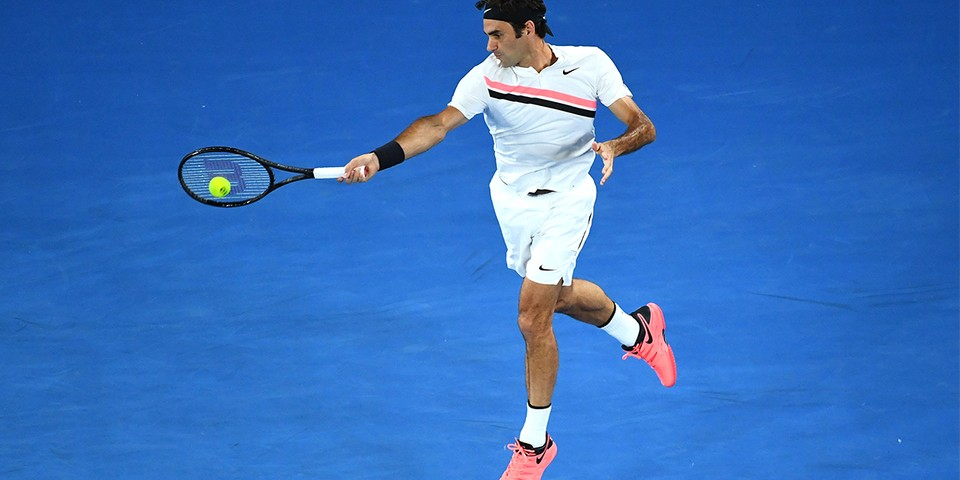
#> input picture img/rog.jpg, 960 x 480 px
$ python eg2.py   (older library calls are emulated)
#> lines starting #> are read from the running program, lines starting #| are printed output that depends on the picture
#!/usr/bin/python

# Standard imports
import cv2
import numpy as np

# Read image
im = cv2.imread("img/rog.jpg", cv2.IMREAD_GRAYSCALE)
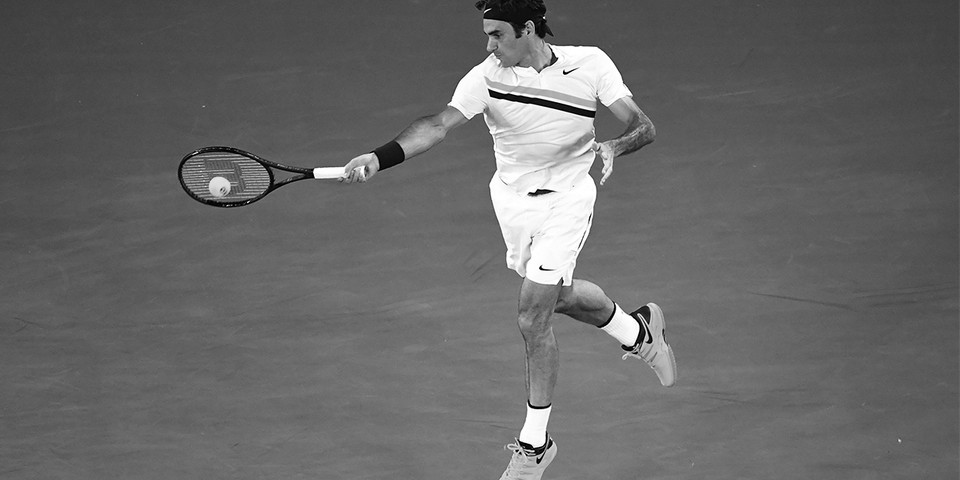
#> im: shape (480, 960); min 0, max 255, mean 103.2

# Setup SimpleBlobDetector parameters.
params = cv2.SimpleBlobDetector_Params()

# Change thresholds
params.minThreshold = 10
params.maxThreshold = 200

# Filter by Area.
params.filterByArea = True
params.minArea = 10
params.filterByColor= 1
params.blobColor = 255

# Filter by Circularity
params.filterByCircularity = True
params.minCircularity = 0.1

# Filter by Convexity
params.filterByConvexity = True
params.minConvexity = 0.87

# Filter by Inertia
params.filterByInertia = True
params.minInertiaRatio = 0.01

# Create a detector with the parameters
ver = (cv2.__version__).split('.')
if int(ver[0]) < 3:
    detector = cv2.SimpleBlobDetector(params)
else:
    detector = cv2.SimpleBlobDetector_create(params)

# Detect blobs.
keypoints = detector.detect(im)
#> keypoints = 1 keypoints; (x, y, size): (220, 183, 65.1)

# Draw detected blobs as red circles.
# cv2.DRAW_MATCHES_FLAGS_DRAW_RICH_KEYPOINTS ensures
# the size of the circle corresponds to the size of blob
print(keypoints)
#> (printed output is left out)

img = cv2.drawKeypoints(im, keypoints, np.array([]), (0, 0, 255),
                                      cv2.DRAW_MATCHES_FLAGS_DRAW_RICH_KEYPOINTS)

# Show blobs
sobelX = cv2.Sobel(img, cv2.CV_64F, 1, 0)
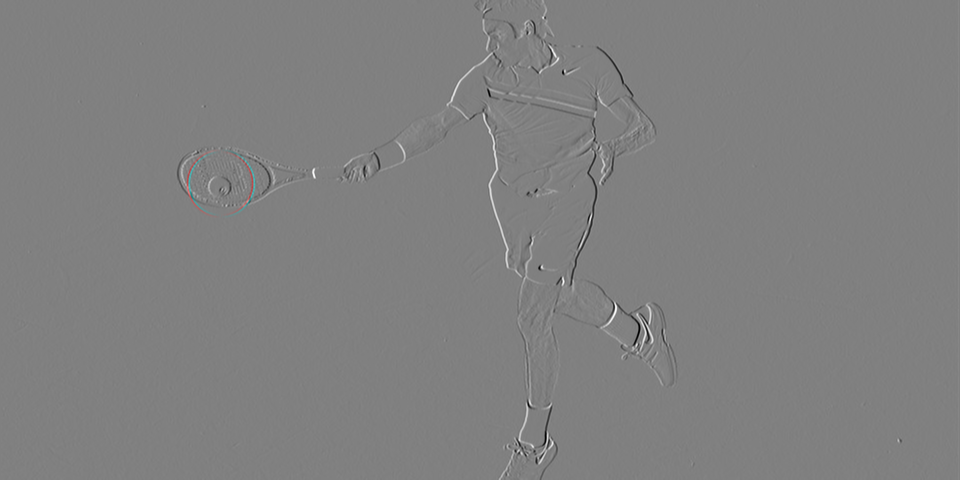
#> sobelX: shape (480, 960, 3) float64; mean of channels 0, 1, 2 0, 0, 0; drawn with min black and max white
sobelY = cv2.Sobel(img, cv2.CV_64F, 0, 1)

sobelX = np.uint8(np.absolute(sobelX))
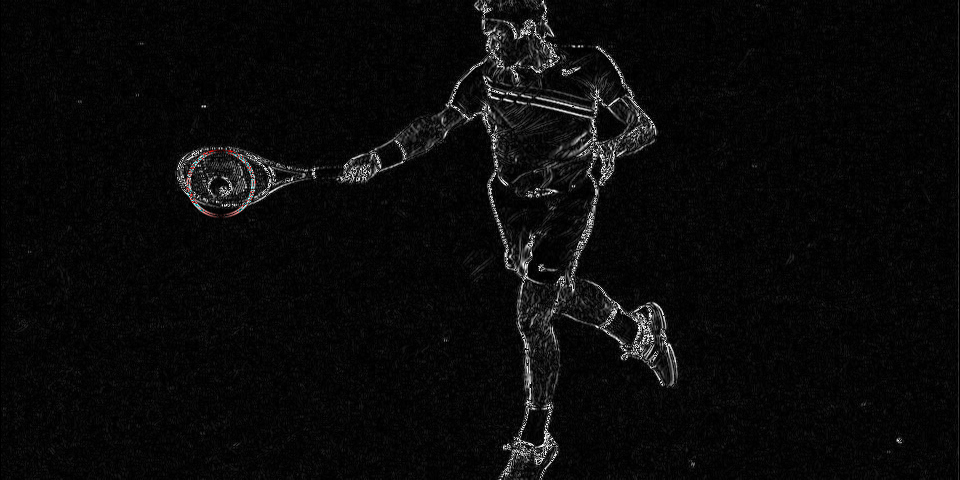
#> sobelX: shape (480, 960, 3); mean of channels 0, 1, 2 10, 10, 10; drawn as B, G, R
sobelY = np.uint8(np.absolute(sobelY))
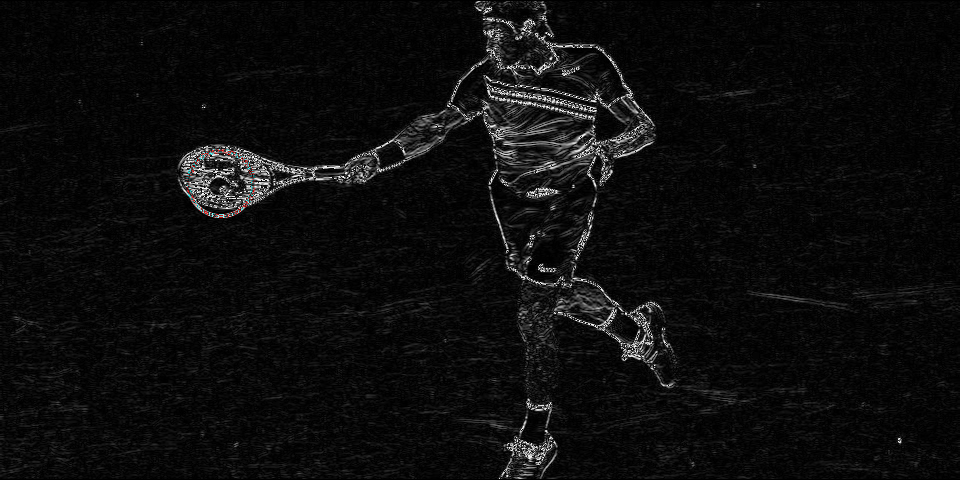
#> sobelY: shape (480, 960, 3); mean of channels 0, 1, 2 12.9, 12.9, 12.9; drawn as B, G, R

sobelCombined = cv2.bitwise_or(sobelX, sobelY)
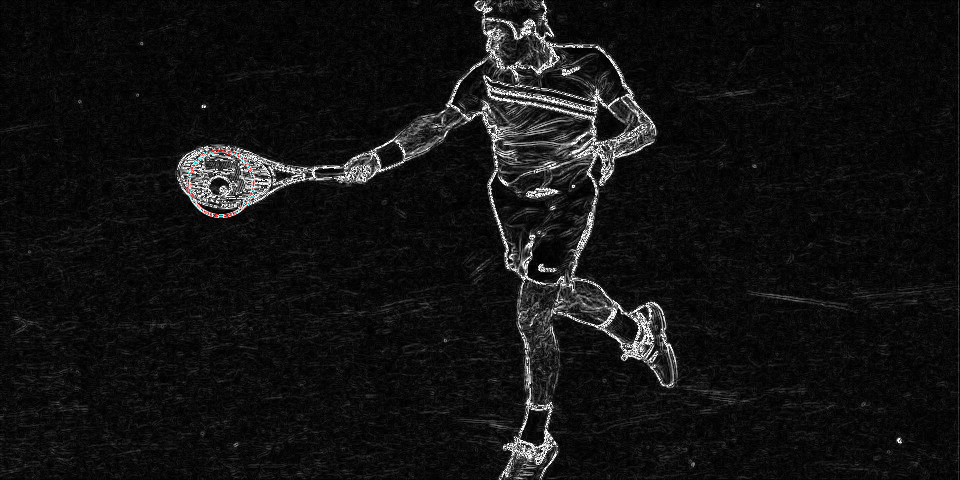
#> sobelCombined: shape (480, 960, 3); mean of channels 0, 1, 2 18.7, 18.7, 18.8; drawn as B, G, R
cv2.imshow("Keypoints", img)
cv2.waitKey(0)

$ run again, with img/ausopen.jpg copied over img/rog.jpg
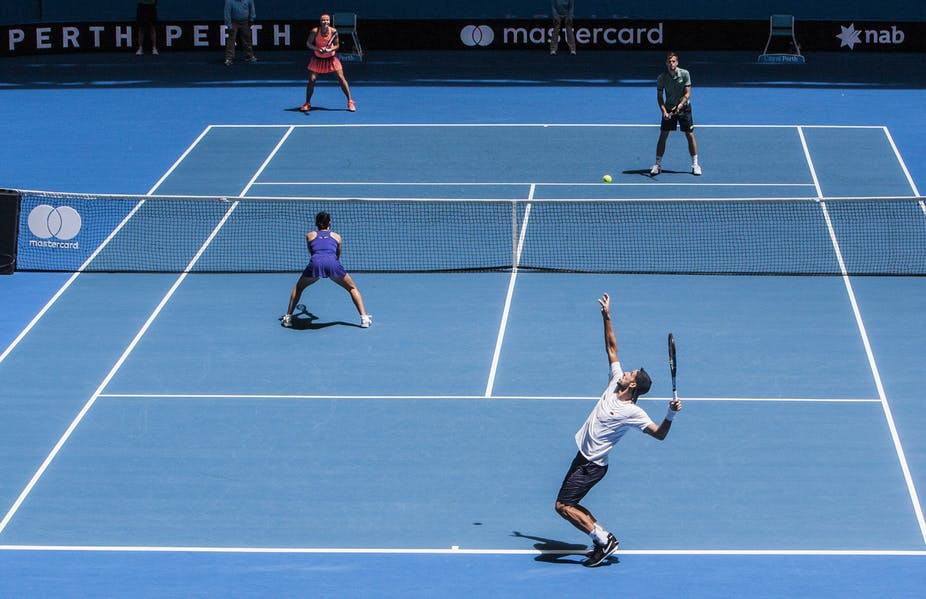
#> input picture img/ausopen.jpg, 926 x 599 px
#> `im = cv2.imread("img/rog.jpg", cv2.IMREAD_GRAYSCALE)`:
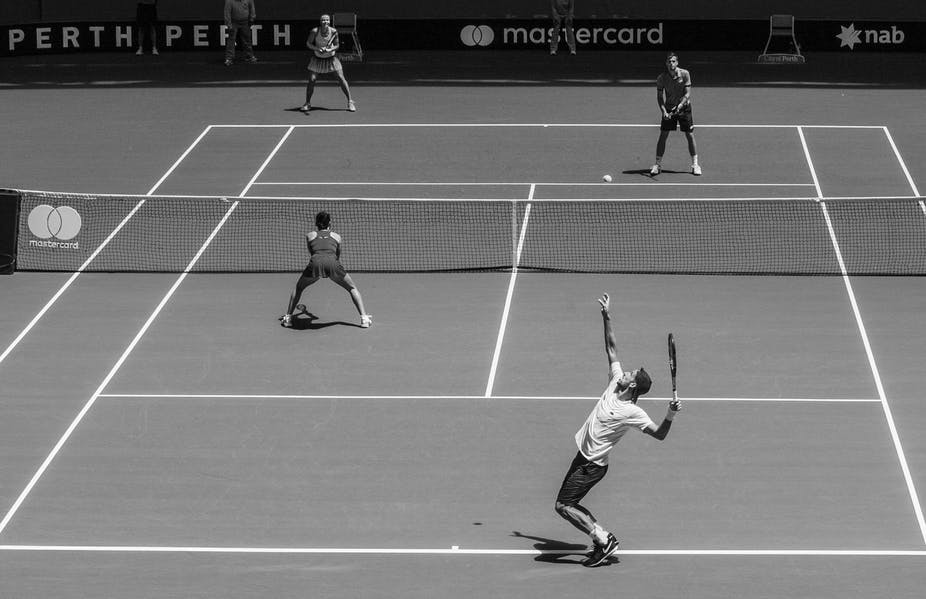
#> im: shape (599, 926); min 0, max 255, mean 115.9
#> keypoints = 8 keypoints; (x, y, size): (54, 222, 44.2), (674, 371, 27.9), (473, 35, 26.9), (335, 236, 8.6), (608, 177, 6.4), (303, 316, 6.4), (314, 30, 5.3), (313, 77, 4.7)
#> (printed output is left out)
#> `sobelCombined = cv2.bitwise_or(sobelX, sobelY)`:
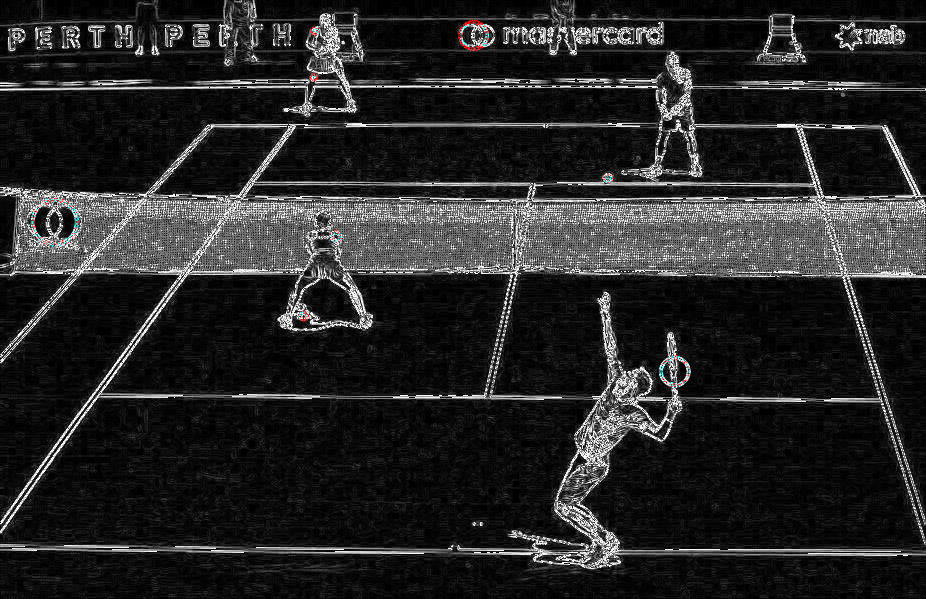
#> sobelCombined: shape (599, 926, 3); mean of channels 0, 1, 2 38.7, 38.7, 38.7; drawn as B, G, R
